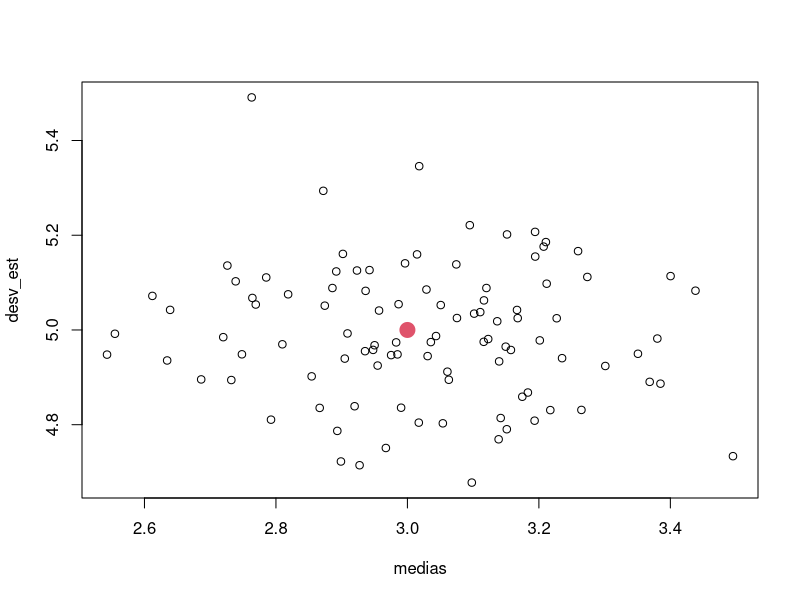
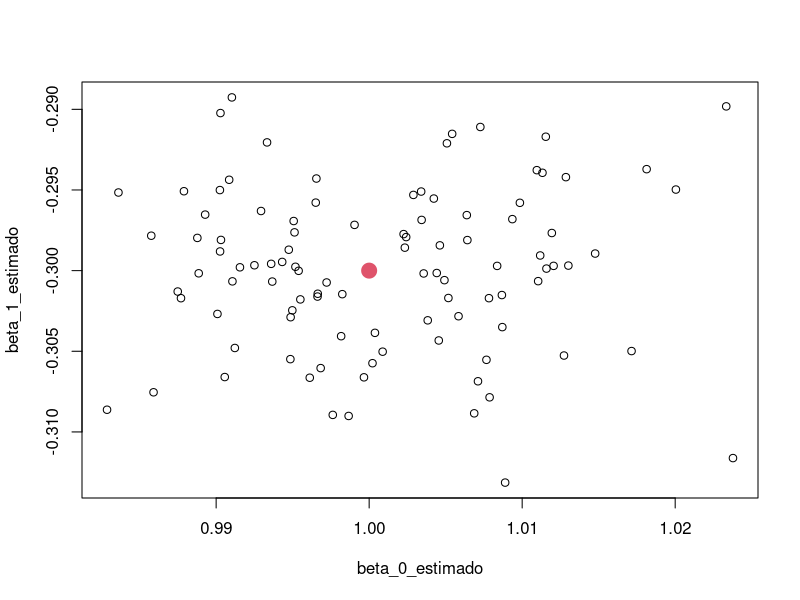

These charts were generated, in order, by the following R code:
# En el espacio ed parametros podemos ver lo parametros

# Distribucion normal
tamano_muestral <- 600
iteraciones <- 100

medias <- vector()
desv_est <- vector()

media_poblacional <- 3
desv_est_poblacional <- 5

for( i in seq_len(iteraciones)){
  muestra <- rnorm(tamano_muestral, media_poblacional, desv_est_poblacional)
  medias[i] <- mean(muestra)
  desv_est[i] <- sd(muestra)
}

plot(medias, desv_est)
points(media_poblacional, desv_est_poblacional, col = 2, cex = 3, pch = 20)


# Regresion lineal

tamano_muestral <- 3500
iteraciones <- 100

beta_0 <- 1
beta_1 <- -0.3

beta_0_estimado <- vector()
beta_1_estimado <- vector()

generar_y <- function(x, beta_0, beta_1) {
  beta_1 * x + beta_0 + rnorm(length(x),0,0.5)
}

for (i in seq_len(iteraciones)) {
  X <- seq(-3,3,length.out = tamano_muestral)
  Y <- generar_y(X, beta_0, beta_1)
  betas_estimados <- coef(lm(Y ~ X)) # GEnerar modelo lineal y coeficientes
  beta_0_estimado[i] <- betas_estimados[1]
  beta_1_estimado[i] <- betas_estimados[2]
}

plot(beta_0_estimado, beta_1_estimado)
points(beta_0, beta_1,col = 2, cex = 3, pch = 20)



